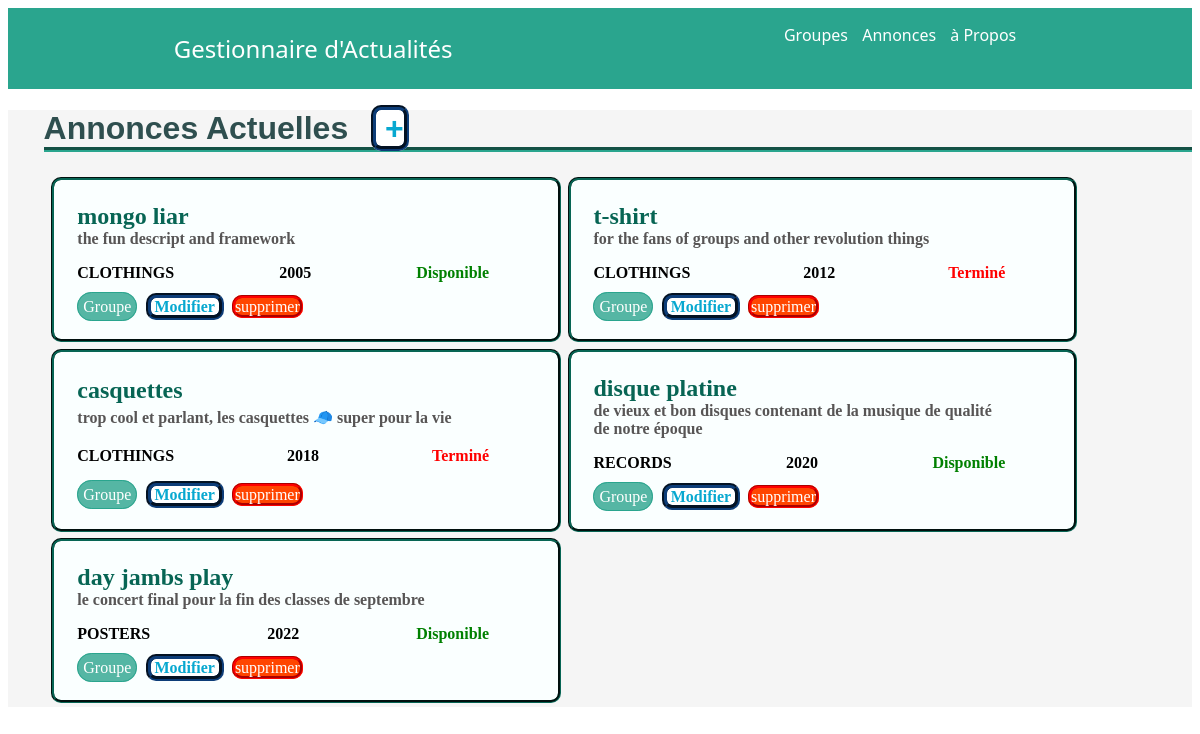
Before: /annonce_list/ with the older database file.
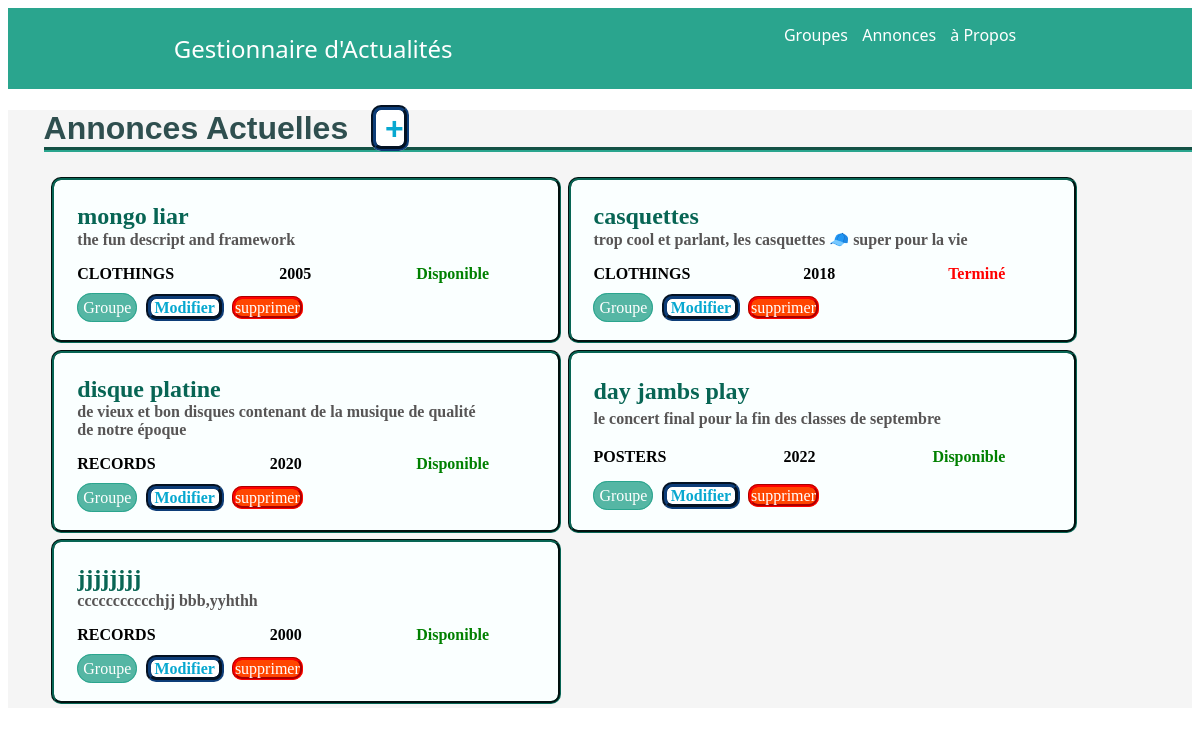
After: the same page with the newer database file.
### listings/models.py (models this page shows)
class Listing(models.Model):
    class Type(models.TextChoices):
        disques='RECORDS'
        vêtements='CLOTHINGS'
        affiches='POSTERS'
    title=models.fields.CharField(max_length=100)
    description=models.fields.CharField(max_length=500)
    sold=models.fields.BooleanField(default=False)
    year=models.fields.IntegerField(validators=[MinValueValidator(1950),MaxValueValidator(2050)])
    type=models.fields.CharField(choices=Type.choices,max_length=30)
    band=models.ForeignKey(band,on_delete=models.SET_DEFAULT,default=3)

### listings/views.py (the view)
# urls.py: path('annonce_list/',views.annonce,name='annonce-list'),
def annonce(request,title="Actuelles",idBand=-1):
    title=("Annonces "+title).replace("-"," ")
    if(idBand==-1):
        return render(request,'listings/annonce_list.html',{'annonces':Listing.objects.all(),'title':title})
    else:
        return render(request,'listings/annonce_list.html',{'annonces':band.objects.get(id=idBand).listing_set.all,'title':title})

### listings/templates/listings/annonce_list.html
{% extends "listings/base.html" %}
{% block content %}
        <h1 class="title">{{title}}<a class="Cbutton" href="{% url 'annonce-create' %}"> + </a></h1>
        <ul class="annonces">
            {% for annonce in annonces %}
            <li class="annonce">
                <div class="elt"> {{annonce.title}}</div>
                <div class="elt"> {{annonce.description}}</div>
                <div class="elt">
                    <p>{{annonce.type}}</p>
                <p>{{annonce.year}}</p>
                <p >{% if annonce.sold %}
                <span class="true">Disponible</span>
                {% else %}
                <span class="false">Terminé</span>
                {% endif %} </p>
            </div>
                <div class="elt"><a href="{% url 'band-details' annonce.band.id %}" class="button"> Groupe</a><a class="Cbutton" href="{% url 'annonce-update' annonce.id%}"> Modifier </a><a class="butNegatif" href="{% url 'annonce-del' annonce.id %}">supprimer</a></div>
            </li>
                {% endfor %}
        </ul>
        {% endblock content %}

### listings/templates/listings/base.html (shortened to what this page needs)
<!DOCTYPE html>
{% load static %}
<html lang="en">
<head>
    <link rel="stylesheet" href= {% static 'listings/myStyle.css' %} >
</head>
<body>
    <nav class="menu_lat">
        <p class="it nameApp" >Gestionnaire d'Actualités</p>
        <div class="it menu">
            <p>
               <a class="navTitle" href=" {% url 'band-list' %}"> Groupes</a>
               <a class="navTitle" href="{% url 'annonce-list'%}"> Annonces</a>
               <a class="navTitle" href="{% url 'about-us'%}"> à Propos</a>
            </p>
        </div>
    </nav>
    <div class="princ">
{% block content %}
{% endblock %}
    </div>
</body>
</html>

### listings/static/listings/myStyle.css (style rules this page uses)
.menu_lat { display: flex; justify-content: space-around; flex-direction: row; background-color: rgb(42, 165, 142); color: white; font-family: 'Segoe UI', Tahoma, Geneva, Verdana, sans-serif; }
.menu { display: flex; justify-content: space-between; }
a { text-decoration: none; color: white; }
.navTitle { margin-right: 10px; font-weight: 500; }
.nameApp { font-weight: 500; font-size: x-large; }
.princ { background-color: whitesmoke; }
.title { font-weight: 600; margin-left: 3%; font-family: Arial, Helvetica, sans-serif; color: darkslategray; font-size: xx-large; text-transform: capitalize; border-bottom:rgb(42, 165, 142) 5px groove ; }
.annonces { display: flex; flex-wrap: wrap; }
.annonce { width: 40%; display: flex; flex-direction: column; justify-content: space-around; border: rgb(7,101,84) 3px groove; border-radius: 10px; background-color: rgb(250, 255, 255); color: black; font-weight: 400; flex-wrap: wrap; padding: 2%; box-shadow: white 10px; margin: 0.3%; }
.elt { width: 90%; }
.elt:nth-child(1) { color: rgb(7,101,84); padding-right: 10%; font-size: x-large; font-weight: 700; }
.elt:nth-child(2) { color: rgb(87, 85, 85); padding-right: 10%; font-weight: 600; }
.elt:nth-child(3) { display: flex; justify-content: space-between; font-weight: 700; }
.true { color:green; }
.false { color: red; }
.button { text-align: center; border:rgb(42, 165, 142) 1px groove ; border-radius: 15px; background-color: rgb(85, 182, 164); padding: 5px; }
.Cbutton { background-color: white; color: rgb(8, 168, 208); border: rgb(13, 61, 120) 5px groove; width: 20px; height: 15px; font-weight: 600; margin: 2%; margin-top: 4px; border-radius: 10px; }
.butNegatif { border: red 3px groove; border-radius: 10px; background-color: orangered; color: white; width: 25%; }

Changed rows visible on the page:
removed Listing: title "t-shirt", description "for the fans of groups and other revolution things", type "CLOTHINGS", year "2012", sold "Terminé"
added Listing: title "jjjjjjjj", description "ccccccccccchjj bbb,yyhthh", type "RECORDS", year "2000", sold "Disponible"
